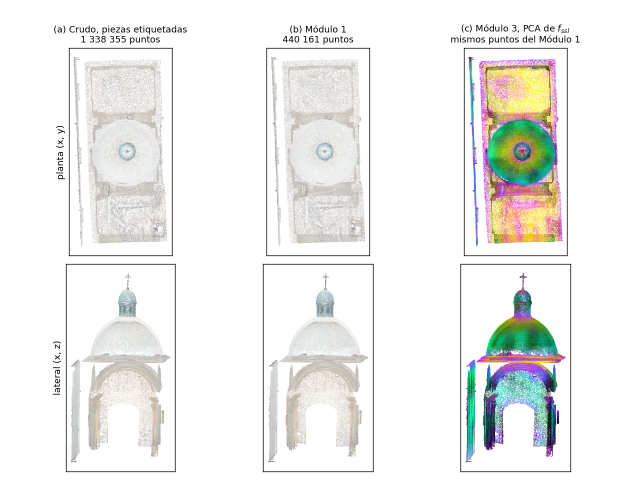
#> input picture documentacion/tesis_latex/asesoria5/imagenes/escena_etapas.png, 1235 x 962 px (shown at 1/2 size)
$ python componer_inicial_final.py
#> lines starting #> are read from the running program, lines starting #| are printed output that depends on the picture
"""Compone la imagen inicial (nube cruda RGB) y la final (resultado M4) con planta y vista lateral."""
from pathlib import Path
from PIL import Image

AQUI = Path(__file__).resolve().parent
IMG = AQUI.parents[1] / "tesis_latex/asesoria5/imagenes"

def abrir(p):
    im = Image.open(p).convert("RGBA")
#> im is the input picture: PIL image 1235x962 RGBA; mean R, G, B, A 238.6, 238.8, 236.8, 255
    f = Image.new("RGBA", im.size, "white"); f.alpha_composite(im)
#> after `f = Image.new('RGBA', im.size, 'white')`: f: PIL image 1235x962 RGBA; every value is 255
    return f.convert("RGB")

def unir(a, b, sep=24):
    h = max(a.height, b.height)
    out = Image.new("RGB", (a.width + sep + b.width, h), "white")
    out.paste(a, (0, (h - a.height) // 2)); out.paste(b, (a.width + sep, (h - b.height) // 2))
    return out

et = abrir(IMG / "escena_etapas.png")
planta = et.crop((138 + 4, 96 + 4, 345 - 3, 512 - 3))
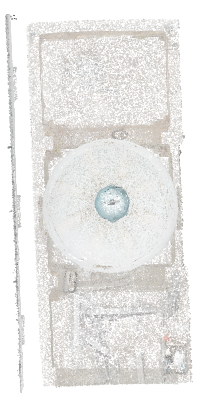
#> planta: PIL image 200x409 RGB; mean R, G, B 233.3, 232.5, 230.9
lateral = et.crop((132 + 4, 528 + 4, 350 - 3, 943 - 3))
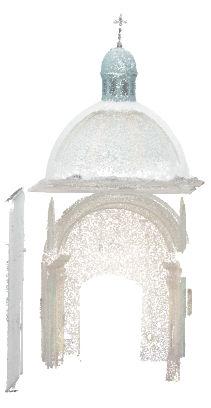
#> lateral: PIL image 211x408 RGB; mean R, G, B 239.7, 239, 237.2
unir(planta, lateral).save(AQUI / "inicial.png", optimize=True)
#> in unir, `out = Image.new("RGB", (a.width + sep + b.width, h), "white")`: out: PIL image 435x409 RGB; every value is 255
#> in unir, `out.paste(b, (a.width + sep, (h - b.height) // 2))`:
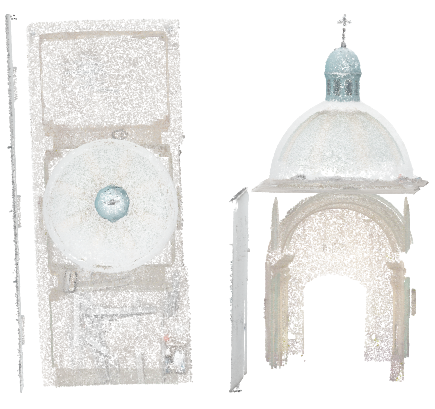
#> out: PIL image 435x409 RGB; mean R, G, B 237.6, 236.9, 235.3
def ajustar(im, h):
    return im.resize((round(im.width * h / im.height), h), Image.LANCZOS)

pm = abrir(AQUI / "planta_m4.png"); pm = pm.crop((4, 4, pm.width - 4, pm.height - 4))
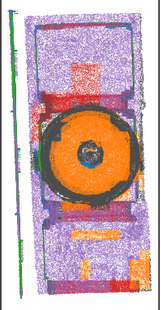
#> input picture documentacion/poster/fig/planta_m4.png, 161 x 310 px
#> in abrir (call 2), `f = Image.new('RGBA', im.size, 'white')`: f: PIL image 161x310 RGBA; every value is 255
#> in abrir, returned value is the input picture: PIL image 161x310 RGB; mean R, G, B 203.9, 174.4, 178
#> after `pm = pm.crop((4, 4, pm.width - 4, pm.height - 4))`:
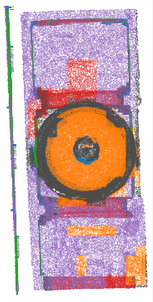
#> pm: PIL image 153x302 RGB; mean R, G, B 204.2, 172.3, 176.2
lm = abrir(AQUI / "lateral_m4.png"); lm = lm.crop((4, 4, lm.width - 4, lm.height - 4))
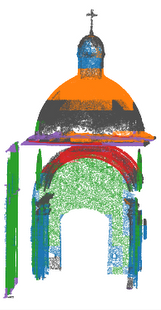
#> input picture documentacion/poster/fig/lateral_m4.png, 161 x 310 px
#> in abrir, returned value is the input picture: PIL image 161x310 RGB; mean R, G, B 203.6, 207.8, 195.7
unir(ajustar(pm, planta.height), ajustar(lm, lateral.height)).save(AQUI / "final.png", optimize=True)
#> call 2 of unir, with sep = 24
#> in unir (call 2), `out = Image.new("RGB", (a.width + sep + b.width, h), "white")`: out: PIL image 438x409 RGB; every value is 255
#> in unir (call 2), `out.paste(b, (a.width + sep, (h - b.height) // 2))`:
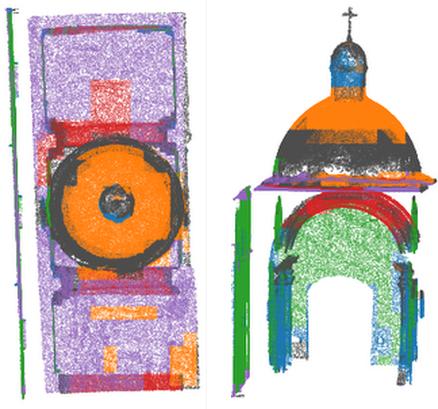
#> out: PIL image 438x409 RGB; mean R, G, B 204.7, 191.8, 187.5
